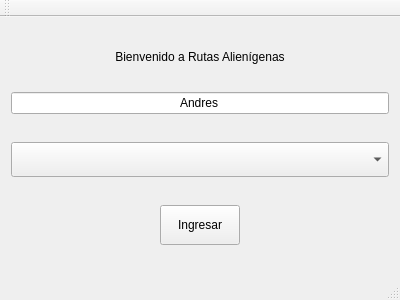
<?xml version="1.0" encoding="UTF-8"?>
<ui version="4.0">
 <class>LogInViewClass</class>
 <widget class="QMainWindow" name="LogInViewClass">
  <property name="geometry">
   <rect>
    <x>0</x>
    <y>0</y>
    <width>400</width>
    <height>300</height>
   </rect>
  </property>
  <property name="sizePolicy">
   <sizepolicy hsizetype="Fixed" vsizetype="Fixed">
    <horstretch>0</horstretch>
    <verstretch>0</verstretch>
   </sizepolicy>
  </property>
  <property name="minimumSize">
   <size>
    <width>400</width>
    <height>300</height>
   </size>
  </property>
  <property name="maximumSize">
   <size>
    <width>400</width>
    <height>300</height>
   </size>
  </property>
  <property name="windowTitle">
   <string>LogInView</string>
  </property>
  <widget class="QWidget" name="centralWidget">
   <property name="sizePolicy">
    <sizepolicy hsizetype="Fixed" vsizetype="Fixed">
     <horstretch>100</horstretch>
     <verstretch>0</verstretch>
    </sizepolicy>
   </property>
   <layout class="QVBoxLayout" name="verticalLayout">
    <item>
     <widget class="QLabel" name="lbelTitle">
      <property name="sizePolicy">
       <sizepolicy hsizetype="Ignored" vsizetype="Maximum">
        <horstretch>0</horstretch>
        <verstretch>19</verstretch>
       </sizepolicy>
      </property>
      <property name="text">
       <string>Bienvenido a Rutas Alienígenas</string>
      </property>
      <property name="alignment">
       <set>Qt::AlignmentFlag::AlignCenter</set>
      </property>
     </widget>
    </item>
    <item>
     <widget class="QLineEdit" name="txtName">
      <property name="sizePolicy">
       <sizepolicy hsizetype="Expanding" vsizetype="Fixed">
        <horstretch>100</horstretch>
        <verstretch>100</verstretch>
       </sizepolicy>
      </property>
      <property name="baseSize">
       <size>
        <width>0</width>
        <height>50</height>
       </size>
      </property>
      <property name="toolTipDuration">
       <number>1</number>
      </property>
      <property name="text">
       <string>Andres</string>
      </property>
      <property name="alignment">
       <set>Qt::AlignmentFlag::AlignCenter</set>
      </property>
     </widget>
    </item>
    <item>
     <widget class="QComboBox" name="cBoxCharacters">
      <property name="minimumSize">
       <size>
        <width>0</width>
        <height>35</height>
       </size>
      </property>
      <property name="currentText">
       <string/>
      </property>
      <property name="placeholderText">
       <string>Skins</string>
      </property>
     </widget>
    </item>
    <item alignment="Qt::AlignmentFlag::AlignHCenter">
     <widget class="QPushButton" name="btnLogIn">
      <property name="sizePolicy">
       <sizepolicy hsizetype="Fixed" vsizetype="Fixed">
        <horstretch>100</horstretch>
        <verstretch>30</verstretch>
       </sizepolicy>
      </property>
      <property name="minimumSize">
       <size>
        <width>0</width>
        <height>0</height>
       </size>
      </property>
      <property name="maximumSize">
       <size>
        <width>90</width>
        <height>40</height>
       </size>
      </property>
      <property name="layoutDirection">
       <enum>Qt::LayoutDirection::LeftToRight</enum>
      </property>
      <property name="text">
       <string>Ingresar</string>
      </property>
      <property name="autoRepeatDelay">
       <number>0</number>
      </property>
     </widget>
    </item>
   </layout>
  </widget>
  <widget class="QMenuBar" name="menuBar">
   <property name="geometry">
    <rect>
     <x>0</x>
     <y>0</y>
     <width>400</width>
     <height>21</height>
    </rect>
   </property>
  </widget>
  <widget class="QToolBar" name="mainToolBar">
   <attribute name="toolBarArea">
    <enum>TopToolBarArea</enum>
   </attribute>
   <attribute name="toolBarBreak">
    <bool>false</bool>
   </attribute>
  </widget>
  <widget class="QStatusBar" name="statusBar"/>
 </widget>
 <layoutdefault spacing="6" margin="11"/>
 <resources/>
 <connections/>
</ui>
